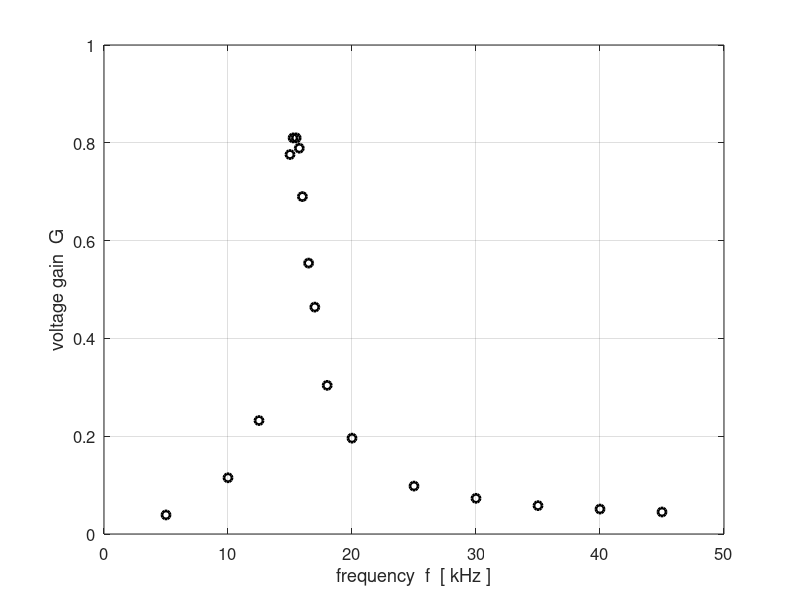
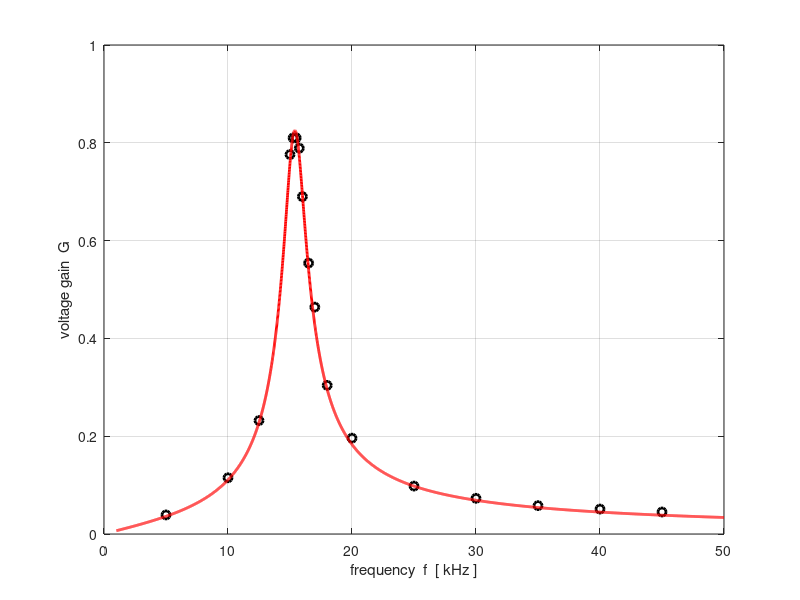

Here is the MATLAB script that generated these plots, in order:
% CRLCp1.m

% Modelling a resonance circuit
% Parallel LC voltage divider circuit

% Ian Cooper
% School of Physics, University of Sydney
% email: ian.cooper@sydney.edu.au
% ../mphome.htm
% 171220 


clear all 
close all
clc

% ========================================================================
%   INPUTS   default values [ ]
% =======================================================================
% series resistance Z1 [ 1e4 ohms]    
   RS = 1.00e4;
% OUTPUT (LOAD) resistance Z2 [1e6 ohms]
   ROUT = 1e6;
% inductance and inductor resistance Z4 [10.3e-3 H  0 ohms]
   L = 10.3e-3;
   RL = 20;
% capacitance Z2 [10.4e-9 F]
   C = 10.4e-9;
% input voltage emf [10 V]
   V_IN = 10;
% frequency range [1000 to 30e3 Hz   5000]   
   fMin = 1000; fMax = 50e3;
   N = 5000;

   
% Experimental Data  frequency [kHz}
fE = [5 10 12.5 15.5 16 16.5 17 18 20 25 30 35 40 45 15 15.25 15.75];
GE = [0.039 0.115 0.232 0.810 0.690 0.554 0.464 0.304 0.196 0.098 0.073 0.058 0.051 0.045 0.776 0.81 0.789];

   
% =======================================================================  
%   CALCULATIONS
% =======================================================================   
   f = linspace(fMin,fMax, N); 
   w = (2*pi).*f;
   
% impedances
   Z1 = RS;                     % series resistance
   Z2 = ROUT;                   % output or load resistance
   Z3 = -1i ./ (w .*C);         % capacitive impedance (reactance)
   Z4 = RL + 1i .* w .* L;      % inductive impedance (resistance + reactance)

   Z5 = 1./ (1./Z2 + 1./Z3 + 1./Z4);    % parallel combination
   Z6 = Z1 + Z5;                        % total circuit impedance

% currents [A] and voltages [V]
   I1 = V_IN ./ Z6;
   V1 = I1 .* Z1;
   V_OUT = V_IN - V1;
   
   I2 = V_OUT ./ Z2;
   I3 = V_OUT ./ Z3;
   I4 = V_OUT ./ Z4;
     
  
   
% phases
   phi_OUT = angle(V_OUT);
   phi_1   = angle(V1);
   
   theta_1 = angle(I1); 
   theta_2 = angle(I2);
   theta_3 = angle(I3);
   theta_4 = angle(I4);
   
% Resonance frequencies and Bandwidth calculations
   f0 = 1/(2*pi*sqrt(L*C));
   G_V = abs(V_OUT ./ V_IN);     % voltage gain   
   Vpeak = max(G_V);             % max voltage gain
   VG3dB = Vpeak/sqrt(2);        % 3 dB points
   k = find(G_V == Vpeak);       % index for peak voltage gain
   f_peak = f(k);                % frequency at peak
   kB = find(G_V > VG3dB);       % indices for 3dB peak
   k1 = min(kB); f1 = f(k1);
   k2 = max(kB); f2 = f(k2);
   df = f2-f1;                   % bandwidth 
   Q = f0 / df;                  % quality factor
   
   P_OUT = V_OUT .* I2;          % power delivered to load
   


  
% =======================================================================
%  OUTPUTS IN COMMAND WINDOW
% =======================================================================
  fprintf('theoretical resonance frequency f0 = %3.0f ohms \n',f0);
  fprintf('peak frequency f_peak = %3.0f ohms \n',f_peak);
  fprintf('half power frequencies f1 = %3.0f Hz  %3.0f  Hz \n',f1,f2);
  fprintf('bandwidth   df = %3.0f Hz \n',df);
  fprintf('quality factor  Q  =  %3.2f  \n',Q);
  


% =======================================================================
%   GRAPHICS
% =======================================================================
   fss = 12;
figure (1)   % 
   pos = [0.07 0.05 0.30 0.33];
   set(gcf,'Units','normalized');
   set(gcf,'Position',pos);
   set(gcf,'color','w');

   xP = fE; yP = GE;        % experimental data
   plot(xP, yP,'ko','linewidth',2);   
   
   grid on
   xlabel('frequency  f  [ kHz ]')
   ylabel('voltage gain  G');
   %set(gca,'yLim',[0 2e4]);
   set(gca,'fontsize',fss)
   
   
   figure (2)   % 
   pos = [0.47 0.05 0.30 0.33];
   set(gcf,'Units','normalized');
   set(gcf,'Position',pos);
   set(gcf,'color','w');

   xP = fE; yP = GE;        
   plot(xP, yP,'ko','linewidth',2);   
   hold on
   xP = f./1e3; yP = G_V;                     
   plot(xP, yP,'r','linewidth',2);   

   grid on
   xlabel('frequency  f  [ kHz ]')
   ylabel('voltage gain  G');
    
